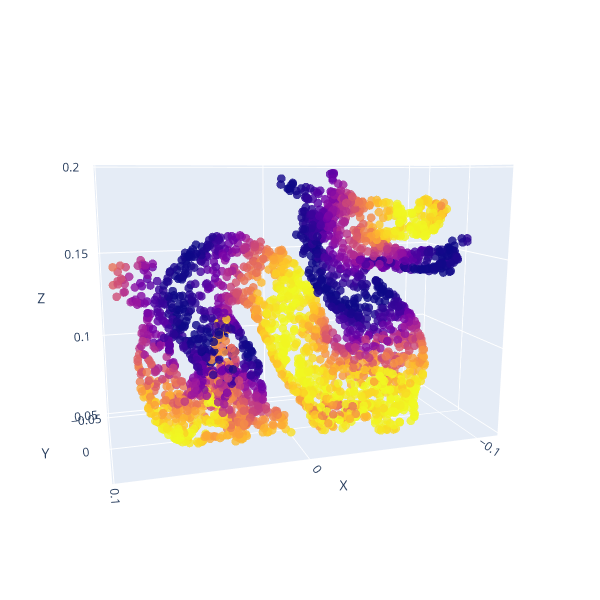

Source (notebook cell):
### Code cell
# All points, shape: (100179, 3)

fig = go.Figure(data=[go.Scatter3d(
    x=X[:,0],y=X[:,1],z=X[:,2], mode='markers', marker=dict( size=5, color=y, colorscale='plasma',opacity=0.8 ) )])

fig.update_layout(
    scene=dict(xaxis_title='X', yaxis_title='Y', zaxis_title='Z',camera=dict(eye=dict(x=0.75, y=2.5, z=0.5)) ),
    width=600, height=600, margin=dict(r=30, b=20, l=20, t=20) )
fig.show()

### Figure 1 — Plotly figure (JSON) as saved in the notebook; plotly's stock layout.template omitted (floating-point values rounded to 4 significant figures; data arrays with more than 128 entries replaced by an {"elided": "..."} marker saying what was removed)
{"data": [{"marker": {"color": {"elided": "3000 float values"}, "colorscale": [[0, "#0d0887"], [0.1111, "#46039f"], [0.2222, "#7201a8"], [0.3333, "#9c179e"], [0.4444, "#bd3786"], [0.5556, "#d8576b"], [0.6667, "#ed7953"], [0.7778, "#fb9f3a"], [0.8889, "#fdca26"], [1, "#f0f921"]], "opacity": 0.8, "size": 5}, "mode": "markers", "type": "scatter3d", "x": {"elided": "3000 float values"}, "y": {"elided": "3000 float values"}, "z": {"elided": "3000 float values"}}], "layout": {"height": 600, "margin": {"b": 20, "l": 20, "r": 30, "t": 20}, "scene": {"camera": {"eye": {"x": 0.75, "y": 2.5, "z": 0.5}}, "xaxis": {"title": {"text": "X"}}, "yaxis": {"title": {"text": "Y"}}, "zaxis": {"title": {"text": "Z"}}}, "width": 600}}
